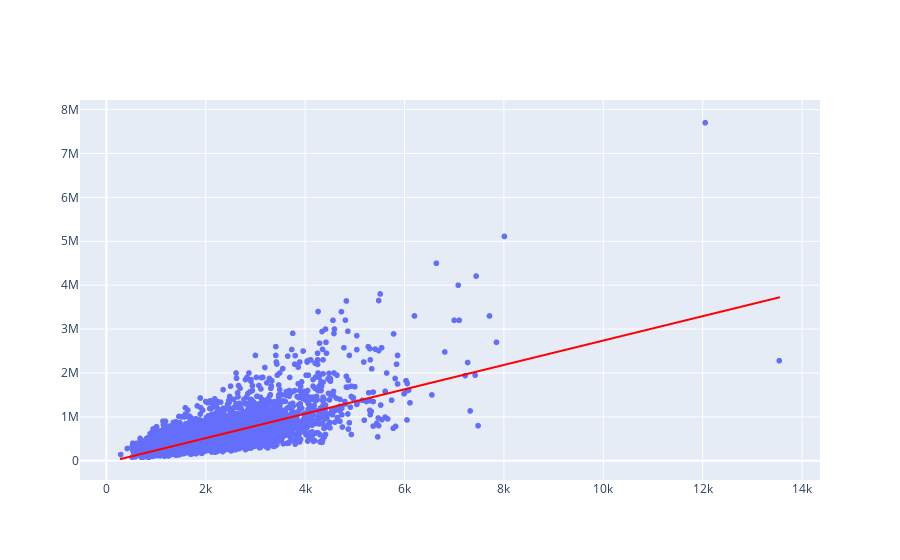

Here is the notebook cell this chart was saved with:
### Code cell
grafico1 = px.scatter(x=x_casas_teste.ravel(), y= y_casas_teste)
grafico2 = px.line(x= x_casas_teste.ravel(), y= previsoes_teste)
grafico2.data[0].line.color = 'red'
grafico3 = go.Figure(data = grafico1.data + grafico2.data)
grafico3

### Figure 1 — Plotly figure (JSON) as saved in the notebook; plotly's stock layout.template omitted (floating-point values rounded to 4 significant figures; data arrays with more than 128 entries replaced by an {"elided": "..."} marker saying what was removed)
{"data": [{"hovertemplate": "x=%{x}<br>y=%{y}<extra></extra>", "legendgroup": "", "marker": {"color": "#636efa", "symbol": "circle"}, "mode": "markers", "name": "", "showlegend": false, "type": "scattergl", "x": {"elided": "6484 int values"}, "xaxis": "x", "y": {"elided": "6484 int values"}, "yaxis": "y"}, {"hovertemplate": "x=%{x}<br>y=%{y}<extra></extra>", "legendgroup": "", "line": {"color": "red", "dash": "solid"}, "marker": {"symbol": "circle"}, "mode": "lines", "name": "", "showlegend": false, "type": "scattergl", "x": {"elided": "6484 int values"}, "xaxis": "x", "y": {"elided": "6484 float values"}, "yaxis": "y"}], "layout": {}}
